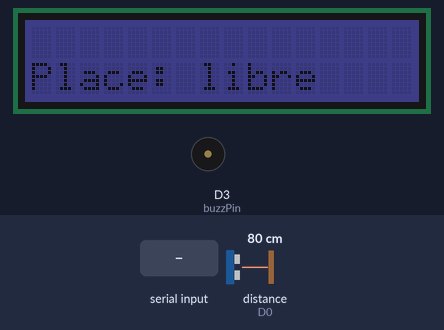
Bench run of a sketch on a simulated ESP8266 (NodeMCU). On the bench: 16×2 character LCD, buzzer (waves = sounding). The inputs (shaded band) are chosen by the test bench; at power-on: distance to the obstacle (sensor on D0) 80 cm. WiFi joins after 1.5 s; servers stay silent unless stated; network time is answered at once with the bench clock; the local clock reads 2024-03-15 10:24:30 at power-on unless the sketch sets it; what the sketch prints to the serial monitor is not drawn.

Above: at 3.4 s.
3.5 s: distance to the obstacle (sensor on D0) set to 12 cm
5.8 s: distance to the obstacle (sensor on D0) set to 9 cm
At 7.3 s:
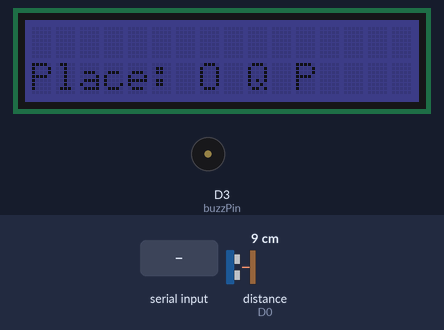
8.4 s: "O Q P" received over the second serial link
At 8.8 s:
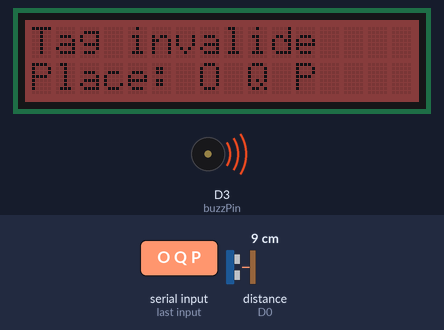
9.9 s: distance to the obstacle (sensor on D0) set to 18 cm
At 10.6 s:
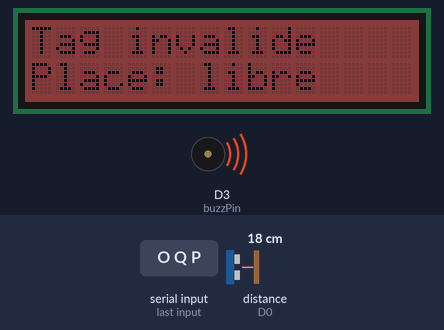
Timing chart, 0 to 12.9 s (numbered marks = the images above; inputs shaded):
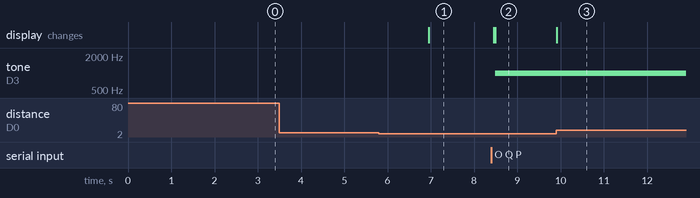

Measured:
- the behaviour switches between 11 and 10 cm on distance to the obstacle (sensor on D0) (found by bisection; images 0 and 1)
- after the input at 3.5 s, every drawn part: stays the same
- after the input at 5.8 s, the display: changes after 1.2 s (image 1)
- after the input at 8.4 s, tone on D3 (buzzPin): silent → 1000 Hz after 0.08 s; the display: first changes after 0.05 s (image 2 shows a later state)
- after the input at 9.9 s, the display: changes at once (image 3)

The sketch:

BorneStationnement_POC_015.ino
```cpp
#include "Bibliotheques.h"
#include "PinD1.h"
//SoftSerial
SoftwareSerial SoftSerial(RFID_Pin1, RFID_Pin2);

//Affichage LCD
rgb_lcd lcd;
boolean besoin_reset_LCD = false;
long unsigned temps_reset_LCD = 0;
//Définition de la couleur d l'arrière plan
int lcdR = 0;
int lcdG = 0;
int lcdB = 100;

//Serveur et variable sassociées
String MY_IP;
String MY_SSID;
String MY_PWD;
ESP8266WebServer server(80); // Serveur web

//Date et variables associées
WiFiClient espClient;
WiFiUDP ntpUDP;
NTPClient timeClient(ntpUDP, "europe.pool.ntp.org", 7200, 60000);

//Variables loop
String rfidTAG = "";
int distanceDetection = 20;
String RfidsLogs;//Stockes les logs
String etatPlace = "libre";
long unsigned tempsAvantInvalidation = 0;

void setup() {
  // Carte Arduino D1 - RFID
  Serial.begin(9600);
  SoftSerial.begin(9600); // Lecteur RFID

  // Affichage LCD
  lcd.begin(16, 2);
  lcd.setRGB(lcdR, lcdG, lcdB);
  lcd.setCursor(0, 1);
  lcd.print("Place: " + etatPlace);

  // Buzzer
  pinMode (buzzPin, OUTPUT);
  digitalWrite (buzzPin, LOW);

  //////// Gestion SD
  //SD_init();

  //////// GESTION CONNEXION
  connect_STA("Paki", "BernardPaki");  // Donné par l'encadrant

  //////// GESTION Heure
  timeClient.begin();

  //////// GESTION SERVEUR
  server.on( "/", handleRoot );
  server.on ( "/val.txt", handleVal );
  server.begin();
  Serial.println( "Serveur http démarré" );

  //Delay de sécurité
  delay(200);
}

void loop() {
  after(); //Check de la fin du temps buzzer, du changement de couleur LCD...
  if (voitureLA()) { //voitureLA()
    if (!etatPlace.equals("O Q P")) {
      etatPlace = "O Q P";
      lcd.setCursor(0, 1);
      lcd.print("Place: " + etatPlace);
      tempsAvantInvalidation = 5000 + millis();
    }
    lectureRFID();//Recherche d'un tag RFID valide
  } else {
    if (!etatPlace.equals("libre")) {
      etatPlace = "libre";
      lcd.setCursor(0, 1);
      lcd.print("Place: " + etatPlace);
    }
    RFID_clear();
  }

  server.handleClient();
  delay(10);
}

void lectureRFID() {
  rfidTAG = rfidFind();//Recherche d'une donnée venant du module RFID
  if (rfidTAG.length() != 0 && tempsAvantInvalidation!=4294967295) {
    tempsAvantInvalidation=4294967295;
    lcd.clear();
    lcd.setCursor(0, 0);
    if (rfidCheck(rfidTAG)) {
      lcd.setRGB(0, 100, 0);
      lcd.println("Tag valide      ");
      RfidsLogs += "Tag:" + String(rfidTAG) + ":Valide    :" + getDate() + "<br/>\n";
      Serial.println(RfidsLogs);
    } else {
      lcd.setRGB(100, 0, 0);
      lcd.println("Tag invalide    ");
      RfidsLogs += "Tag:" + String(rfidTAG) + ":Invalide:" + getDate() + "<br/>\n";
      Serial.println(RfidsLogs);
      buzz(1);
    }
    lcd.setCursor(0, 1);
    lcd.print("Place: " + etatPlace);
    besoin_reset_LCD = true;
    temps_reset_LCD = millis() / 1000 + 5;
  }
  rfidTAG = "";

  //En cas de temps laissé pour scanner un tag dépassé, considère une invalidité
  if (tempsAvantInvalidation < millis()) {
    tempsAvantInvalidation=4294967295;
    lcd.clear();
    lcd.setCursor(0, 0);
    lcd.setRGB(100, 0, 0);
    lcd.println("Tag invalide    ");
    RfidsLogs += "Tag: Aucun:Invalide:" + getDate() + "<br/>\n";
    Serial.println(RfidsLogs);
    buzz(1);
    lcd.setCursor(0, 1);
    lcd.print("Place: " + etatPlace);
    besoin_reset_LCD = true;
    temps_reset_LCD = millis() / 1000 + 5;
  }
}
```

Bibliotheques.h
```cpp
#ifndef BIBLIOTHEQUES_H
#define BIBLIOTHEQUES_H

#include <Wire.h>
#include <SPI.h>
#include <SoftwareSerial.h> //Lecteur RFID
#include "rgb_lcd.h" //Affichage LCD
#include <Ultrasonic.h> //Capteur de distance
#include <WiFiClient.h> //Partie WIFI
#include <ESP8266WebServer.h> //Partie WIFI
#include <ESP8266HTTPClient.h> //Partie WIFI
#include <ESP8266WiFi.h> //Partie WIFI
#include <NTPClient.h>//Module horaire
#include <WiFiUdp.h>//Module horaire
#endif
```

Module_Buzzer.ino
```cpp
//Variables du reset
boolean besoin_reset_BUZZER = false;
long unsigned temps_reset_BUZZER = 0;

void buzz(int nbsec) {
  //Fonction permettant d'activier le buzzer et de définir son temps avant désactivation
  tone(buzzPin, 1000);
  besoin_reset_BUZZER = true;
  temps_reset_BUZZER = millis()/1000 + nbsec;
}

void buzzEND(){
  //Fonction permettant de mettre fin au son émit par le buzzer
  digitalWrite (buzzPin, LOW);
}
```

Module_Date.ino
```cpp
String getDate() {
  //FOnction eprmettant d'obtenir la date et l'heure du jour
  timeClient.update();
  return String(timeClient.getEpochTime())+":"+String(timeClient.getFormattedTime());
}
```

Module_Distance.ino
```cpp
//Variables
long duration;
Ultrasonic ultrasonic(distPIN);
int cpt = 0;

//Fonction
int distanceCapteur() {
  //Fonction permettant d'obtenir la distance entre le capteur ultrason et l'objet placé devant
  int a = ultrasonic.MeasureInCentimeters();
  //Serial.print("a:");
  //Serial.println(a);
  return a;
}

boolean voitureLA(){
  //Cette fonction permet de vérifier si une voiture est présente pendant plus de 100 appels du capteur de distance.
  if (distanceCapteur() > 10){
    cpt = 0;
  } else if (cpt < 100){
    cpt++;
  } else {
    return true;
  }
  return false;
}
```

Module_RFID.ino
```cpp
//CartesRFIDvalides
const String tagsRFID[3] = {"0026C881", "bbb", "3615"};
const int nbTags = 3;

//Variables
String bufferString = "";
uint8_t count = 0;

//Fonctions
String rfidFind() {
  //Fonction qui permet d'obtenir un tag RFID lu par le lecteur RFID
  bufferString = ""; // On vide le buffer
  if ( SoftSerial.available() ) { // Si des données ont été envoyées du lecteur RFID...
    count = 0; // On remet le compteur à 0
    while (SoftSerial.available()) { // Tant que l'on a des données disponible
      delay(5); // Petite pause de ms
      char newChar = SoftSerial.read(); // On lit un octet et on le stocke dans newChar
      if (count > 2 && count < 11) { // si c'est l'ocet 3,4,5,6,7,8,9 ou 11...
        bufferString += newChar; //...on l'ajoute au contenu de bufferString
      }
      count++; // On incrémente count
      if (bufferString.length() == 14) {
        //Serial.println(bufferString); // On affiche le contenu de bufferString dans le moniteur série (l'ID donc)
        break;  // Si on a 14 bits, on a fini et on passe à la suite du programme
      }
    }
  }
  return bufferString;
}

bool rfidCheck(String tag) {
  //Fonction permettant de vérfier si un Tag fait partie de la liste des tags autorisés
  for (int i = 0; i < nbTags; i++) {
    //Serial.println(tag + " : " + tagsRFID[i]);
    if (tag.equals(tagsRFID[i])) {
      return true;
    }
  }
  return false;
}


void RFID_clear(){
  //Fonction permettant de supprimer les variables du buffer du module RFID
  while (SoftSerial.available()) { // Tant que l'on a des données disponible
      SoftSerial.read();
  }
}
```

Module_Z_After.ino
```cpp
void after() {
  //Fonction permettant de mettre fin à des actions à des moments précis sans mettre en pause le code
  if (besoin_reset_BUZZER == true && temps_reset_BUZZER <= millis()/1000) {
    buzzEND();
    besoin_reset_BUZZER = false;
  }
  if (besoin_reset_LCD == true && temps_reset_LCD <= millis()/1000) {
    lcd.clear();
    lcd.setRGB(lcdR, lcdG, lcdB);
    lcd.setCursor(0, 1);
    lcd.print("Place: "+etatPlace);
    besoin_reset_LCD = false;
  }
}
```

PinD1.h
```cpp
#ifndef PIND1_H
#define PIND1_H
//Définition des broches utilisées et objets

//Capteur de distance
#define distPIN D0 //2 irl

//RFID
#define RFID_Pin1 D6 //8 irl
#define RFID_Pin2 D7 //9 irl

//Buzzer
#define buzzPin D3 //D5 irl

//LCD
//D3 D4 (i2c IRL)

#endif
```

WEB_Main.ino
```cpp
////////// PAGE WEB
String getPage() {
  //Fonction permettant d'obtenir tout le code HTML de la page host par l'appareil
char  pagePart1[] =
"<!DOCTYPE html>\n"
"<html lang=\"fr\">\n"
"<script>\r\n"
"function process(){\r\n"
"var xhr = new XMLHttpRequest();\r\n"
"xhr.open('get', 'val.txt');\r\n"
"xhr.onreadystatechange = function(evt){\r\n"
"if(xhr.status==200 && xhr.readyState==4){\r\n"
"document.getElementById('val').innerHTML=xhr.responseText;\r\n"
"}\r\n"
"}\r\n"
"xhr.send(null);\r\n"
"setTimeout('process()',500);\r\n"
"}\r\n"
"</script>";
char  pagePart2[] =
"<head>\n"
"<meta charset=\"utf-8\"/>\n"
"<title>BorneStationnement</title>\n"
"<meta http-equiv=\"Content-Type\" content=\"text/html; charset=utf-8\"/>\n"
"<script type=\"text/javascript\" src=\"/F6217658-FE05-6447-9F09-CCC23686C489/main.js\" charset=\"UTF-8\"></script>\n"
"<style>header{display: flex;flex-direction: row;font-family: Courier New;padding: 20px 0 20px 0;background-color: #fff;}\n"
"body{display: flex;flex-direction: column;border-top: 1px solid #222538;border-left: 1px solid #222538;background-color: #ccc;}\n"
"li{padding: 10px 10px 10px 10px;background-color: rgb(0,80,162);list-style: none;}\n"
"li a{color: white;text-decoration: none;}\n"
"ul{display: flex;justify-content: space-around;text-decoration: none;}\n"
"nav{border-top: 1px solid #222538;border-bottom: 1px solid #222538;background-color: #ccc;}\n"
"nav li{padding: 10px 10px 10px 10px;background-color: rgb(0,80,162);list-style: none;border-radius: 2px;color: white;text-decoration: none;}\n"
"nav li:hover{background-color: #0066cc;}\n"
"section{row: 1;background-color: #fff;display: flex;flex-direction: row;padding-bottom:10px;}\n"
"p{flex: 1;text-align: justify;}\n"
"footer{padding: 20px 20px 20px 20px;background-color: #ccc;border-top: 1px solid #222538;}\n"
"h1{font-size: 4.5em;}\n"
"h2{font-size: 3.3em ;font-family: Courier New;background-color: #FFF;color: rgb(0,80,162);border-bottom: 2px solid red;border-right: 2px solid red;padding-left: 5px;width: 1;}\n"
"#pagetop{position: fixed;right: 25px;bottom: 0px;}\n"
"#photo{border: 1px solid black;margin-bottom: 20px;}\n"
"article{margin-left: 180px;padding-right: 10px;}\n"
"aside{position: fixed;float: left;left: 15px;top:250px;width: 150px;box-shadow: 6px 6px 6px #222538;}\n"
"</style>\n"
"</head>\n";
char  pagePart3[] =
"<body onload='process()'>\n"
"  <!--lien  haut de page--><div id=\"hautdepage\"> </div>\n"
"<header>\n"
"<img src=\"https://www.informatiquegifs.com/actualites/images/france/image-de-police.jpg\" alt=\"La CNIL\" height=\"95px\" style=\"padding-left: 10px;\" >\n"
"</header>\n"
"<nav><ul>\n"
"<li><a href=\"Main.html\">Accueil</a></li>\n"
"<li><a href=\"Informations.html\">Historique des RFID</a></li>\n"
"<li><a href=\"Equipe.html\">L'équipe de choc du Projet</a></li>\n"
"</ul></nav>\n"
"<section>\n"
"<!--pour remonter en haut de page-->\n"
"<div id=\"pagetop\"><p><a href=\"#hautdepage\"><img src=\"images/verslehaut.png\" alt=\"Bouton haut de page\"/></a></p></div>\n"
"<!--menu interne à la page-->\n"
"<aside>\n"
"<li><a href=\"#Introduction\">Introduction</a></li>\n"
"<li><a href=\"#Utilisation du site\">Liste des Tags détectés</a></li>\n"
"</aside>\n"
"<article>\n"
"<h2 id=\"Introduction\">Introduction</h2>\n"
"<p>Bonjour,<Br/><Br/>Dans le cadre de la réalisation du POC 2 du projet borne de stationnement, nous avons réalisé un site internet permetant de démontrer les fonctionnalités attendues.<Br/>Ce site, hébergé par l'arduino, permet d'avoir accès à l'historique des tags RFID scannés.</p>\n"
"<h2 id=\"Utilisation du site\">Liste des Tags détectés</h2>\n""<p>\n"
"<span id='val'>En attente...</span><Br/><Br/><Br/><Br/><Br/><Br/><Br/><Br/><Br/><Br/>"
"</p>\n"
"</article>"
"</section>\n"
"<footer>\n"
"<p>Production maison de Gatien<br/>Tous droits r&eacute;serv&eacute;s<br/></p>"
"</footer>\n"
"</body>"
"</html>\n";
String pageStr = String(pagePart1)+String(pagePart2)+String(pagePart3);
  return pageStr;
}
```

X_WEB_Fonctions.ino
```cpp
////////// GESTION ENTETE HTTP
void handleRoot() {
  delay(10);
  server.send(200, "text/html", getPage());
}
//Gestion de l'update des tags affichés sur le site
void handleVal(){
  delay(10);
  server.send(200, "text/html", RfidsLogs);
}


////////// GESTION MODE POINT D'ACCES (si utilisé)
void connect_AP(const char *ssid, const char *password ) {
  Serial.begin(9600);
  delay(500);
  WiFi.mode(WIFI_AP);
  WiFi.softAP( ssid, password ); //8 caractères uniquement !
  Serial.print ( "Connected to access point : " );
  Serial.println ( ssid );
  Serial.print ( "IP address: " );
  MY_IP = WiFi.softAPIP().toString();
  MY_SSID = ssid;
  MY_PWD = password;
  Serial.println ( WiFi.softAPIP() );
}

////////// GESTION DU MODE STATION (si utilisé)
void connect_STA(const char *ssid, const char *password ) {
  Serial.begin(9600);
  WiFi.mode(WIFI_STA);
  WiFi.begin ( ssid, password ); // ssid & password private
  while ( WiFi.status() != WL_CONNECTED ) {
    delay ( 500 );
    Serial.print ( "." );
  }
  Serial.println ( "" );
  Serial.print ( "Connected to station : " );
  Serial.println ( MY_SSID );
  Serial.print ( "Password : " );
  Serial.println ( MY_PWD );
  Serial.print ( "IP address: " );
  MY_IP = WiFi.localIP().toString();
  MY_SSID = ssid;
  MY_PWD = password;
  Serial.println ( WiFi.localIP() );
  delay (500);
}
```
